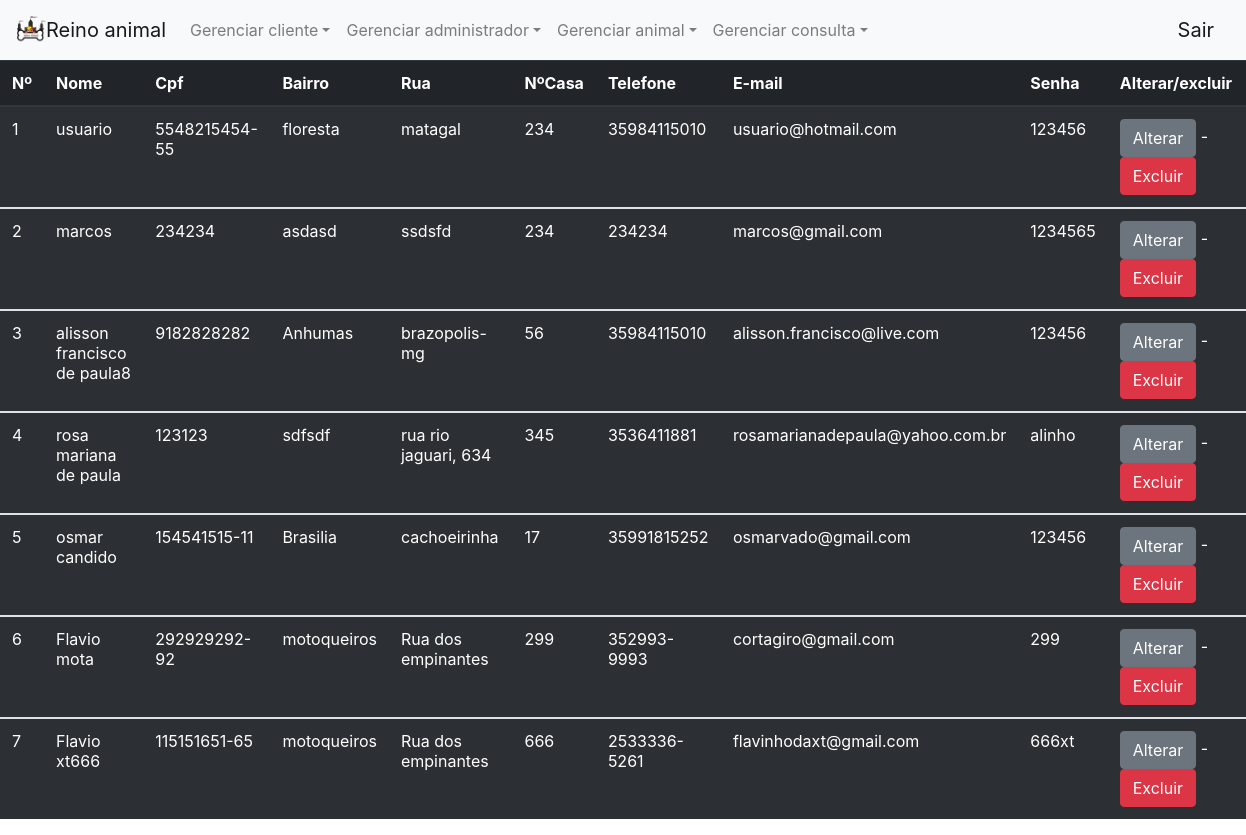
Page /PROJETO/Adm/Buscas/Busca_cliente.php on the committed database.
### tables this page shows
CREATE TABLE `cliente` (
  `id_cliente` int(11) NOT NULL,
  `nome` varchar(200) NOT NULL,
  `cpf` varchar(14) NOT NULL,
  `bairro` varchar(150) NOT NULL,
  `rua` varchar(100) NOT NULL,
  `num_casa` int(11) NOT NULL,
  `telefone` varchar(13) NOT NULL,
  `email` varchar(260) NOT NULL,
  `senha` varchar(200) NOT NULL
);

### PROJETO/Adm/funcao/funcao_select.php (called while the page is built, shortened)
<?php
include("../conexao/fecha_conexao.php");
function select($tabela, $coluna = "*", $where = NULL, $ordem = NULL, $limite = NULL) {
    $sql = "SELECT {$coluna} FROM {$tabela} {$where} {$ordem} {$limite}";
    if ($conexao = connect()) {
        if ($query = mysqli_query($conexao, $sql)) {
            if (mysqli_num_rows($query) > 0) {
                $resultados_totais = array();
                while ($resultado = mysqli_fetch_assoc($query)) {
                    $resultados_totais[] = $resultado;
                }
                return $resultados_totais;
            } else {
                return false;
            }
        } else {
            return false;
        }
    } else {
        return false;
    }
}

### PROJETO/Adm/conexao/fecha_conexao.php (called while the page is built)
<?php
function fechaConexao($conexao){
   $fecha = mysqli_close($conexao);
   if(!$fecha){
       echo "Impossivel fechar a conexao";
       return false;
   }else{
       return true;
   }
}

### PROJETO/Adm/Buscas/Busca_cliente.php (the view, shortened to what this page needs)
<?php
include('../funcao/funcao_select.php');
$pesquisar = $_POST['pesquisar'];
$consulta = select("cliente", "*", "WHERE nome LIKE '%$pesquisar%'");
?>
<head>
    <link rel="stylesheet" href="css/bootstrap.css">
    <link rel="stylesheet" href="https://stackpath.bootstrapcdn.com/bootstrap/4.1.3/css/bootstrap.min.css">
    <link rel="stylesheet" type="text/css" href="../css/estilo.css">
</head>
<nav class="navbar navbar-expand-lg navbar-light bg-light">
    <a class="navbar-brand" href="HomeVeterinario.php"><img src="../img/reino.png" alt="" width="30px" class="d-inline-block align-top" alt="">Reino animal</a>
    <div class="collapse navbar-collapse" id="navbarTogglerDemo01">
        <ul class="navbar-nav mr-auto mt-2 mt-lg-0">
            <li class="nav-item dropdown">
                <a class="nav-link dropdown-toggle" href="#" id="dropdownMenuLink" data-toggle="dropdown" aria-haspopup="true" aria-expanded="false">Gerenciar cliente<span class="sr-only">(current)</span></a>
            </li>
            <li class="nav-item dropdown">
                <a class="nav-link dropdown-toggle" href="#" id="dropdownMenuLink" data-toggle="dropdown" aria-haspopup="true" aria-expanded="false">Gerenciar administrador<span class="sr-only">(current)</span></a>
            </li>
            <li class="nav-item dropdown">
                <a class="nav-link dropdown-toggle" href="#" id="dropdownMenuLink" data-toggle="dropdown" aria-haspopup="true" aria-expanded="false">Gerenciar animal<span class="sr-only">(current)</span></a>
            </li>
            <li class="nav-item dropdown">
                <a class="nav-link dropdown-toggle" href="#" id="dropdownMenuLink" data-toggle="dropdown" aria-haspopup="true" aria-expanded="false">Gerenciar consulta<span class="sr-only">(current)</span></a>
            </li>
        </ul>
        <ul class="nav navbar-nav navbar-right">
            <a class="navbar-brand" href="../sessao/Logout.php"><img alt="" width="30px" class="d-inline-block align-top" alt="">Sair</a>
        </ul>
    </div>
</nav>
<body>
    <table class="table table-striped table-dark">
        <thead>
            <tr>
                <th>Nº</th>
                <th>Nome</th>
                <th>Cpf</th>
                <th>Bairro</th>
                <th>Rua</th>
                <th>NºCasa</th>
                <th>Telefone</th>
                <th>E-mail</th>
                <th>Senha</th>
                <th>Alterar/excluir</th>
            </tr>
        </thead>
        <?php
        if ($consulta == true) {
            for ($i = 0; $i < count($consulta); $i++) {
                ?>
                <tbody>
                    <tr>
                        <td><?php echo $i + 1 ?></td>
                        <td><?php echo $consulta [$i]['nome'] ?></td>
                        <td><?php echo $consulta [$i]['cpf'] ?></td>
                        <td><?php echo $consulta [$i]['bairro'] ?></td>
                        <td><?php echo $consulta [$i]['rua'] ?></td>
                        <td><?php echo $consulta [$i]['num_casa'] ?></td>
                        <td><?php echo $consulta [$i]['telefone'] ?></td>
                        <td><?php echo $consulta [$i]['email'] ?></td>
                        <td><?php echo $consulta [$i]['senha'] ?></td>
                        <td><a class="btn btn-secondary" role="button"  href="../editar/editar_cliente.php?id=<?php echo $consulta[$i]['id_cliente']; ?>">Alterar</a> -
                            <a class="btn btn-danger" role="button"  href="../excluir/excluir_cliente.php?id=<?php echo $consulta[$i]['id_cliente']; ?>">Excluir</a></td>
                    </tr>
                </tbody>
                <?php
            }
        } else {
            echo "Nenhum dado encontrado!";
        }
        ?>
    </table>
</body>
</html>

### PROJETO/Adm/css/estilo.css (style rules this page uses)
nav { height: 60px; }

### rows in the picture
cliente: nome "usuario", cpf "5548215454-55", bairro "floresta", rua "matagal", num_casa "234", telefone "35984115010", email "usuario@hotmail.com", senha "123456"
cliente: nome "marcos", cpf "234234", bairro "asdasd", rua "ssdsfd", num_casa "234", telefone "234234", email "marcos@gmail.com", senha "1234565"
cliente: nome "alisson francisco de paula8", cpf "9182828282", bairro "Anhumas", rua "brazopolis-mg", num_casa "56", telefone "35984115010", email "alisson.francisco@live.com", senha "123456"
cliente: nome "rosa mariana de paula", cpf "123123", bairro "sdfsdf", rua "rua rio jaguari, 634", num_casa "345", telefone "3536411881", email "rosamarianadepaula@yahoo.com.br", senha "alinho"
cliente: nome "osmar candido", cpf "154541515-11", bairro "Brasilia", rua "cachoeirinha", num_casa "17", telefone "35991815252", email "osmarvado@gmail.com", senha "123456"
cliente: nome "Flavio mota", cpf "292929292-92", bairro "motoqueiros", rua "Rua dos empinantes", num_casa "299", telefone "352993-9993", email "cortagiro@gmail.com", senha "299"
cliente: nome "Flavio xt666", cpf "115151651-65", bairro "motoqueiros", rua "Rua dos empinantes", num_casa "666", telefone "2533336-5261", email "flavinhodaxt@gmail.com", senha "666xt"
